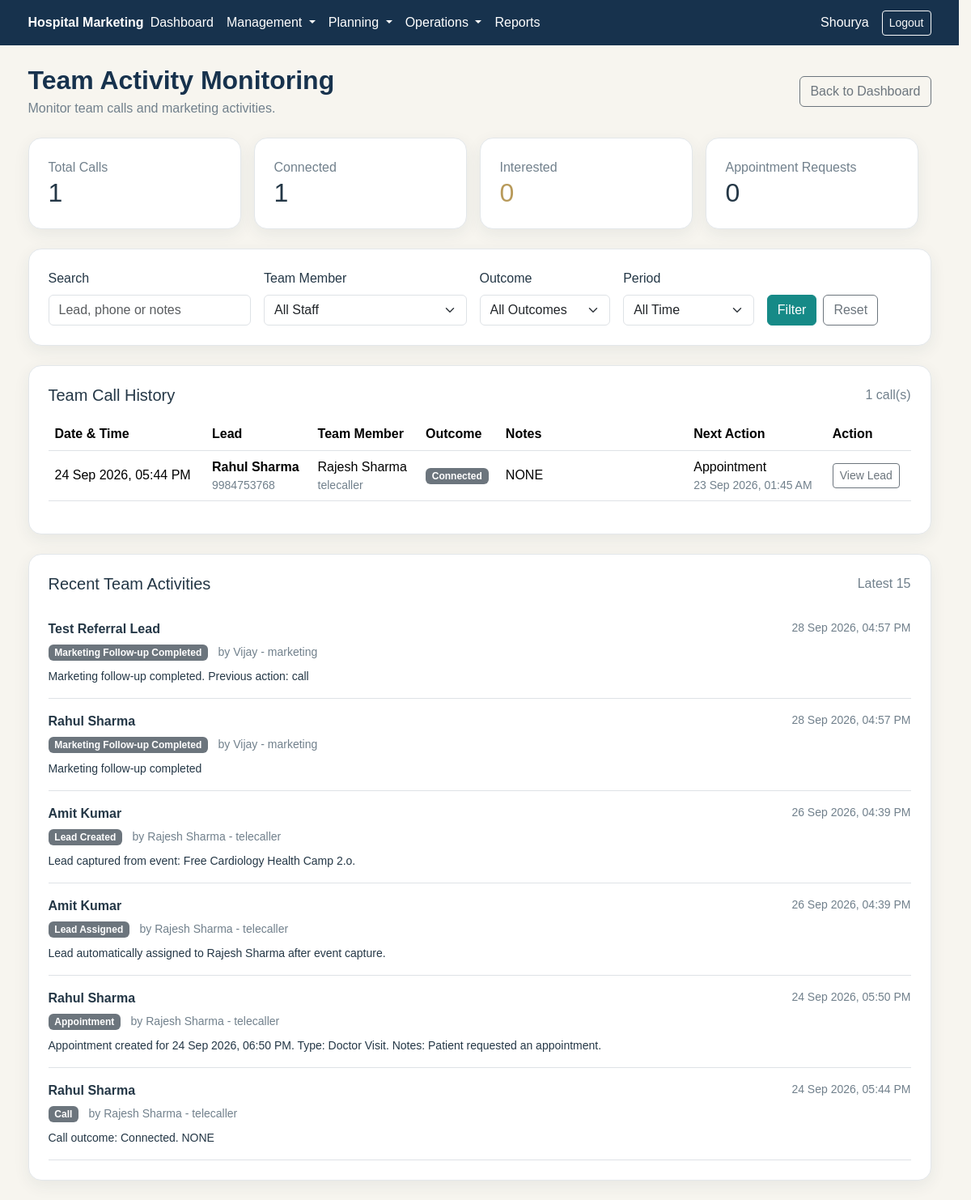
The app's page /manager/activities/index.php (signed in) with its own data.
### tables this page shows
CREATE TABLE `lead_calls` (
  `id` int(10) UNSIGNED NOT NULL,
  `lead_id` int(10) UNSIGNED NOT NULL,
  `user_id` int(10) UNSIGNED NOT NULL,
  `call_outcome` enum('Connected','Not Connected','Call Back','Interested','Not Interested','Appointment Requested') NOT NULL,
  `Call_notes` text DEFAULT NULL,
  `next_action_type` varchar(100) DEFAULT NULL,
  `next_action_at` datetime DEFAULT NULL,
  `call_at` datetime NOT NULL DEFAULT current_timestamp(),
  `created_at` timestamp NOT NULL DEFAULT current_timestamp()
);

CREATE TABLE `leads` (
  `id` int(10) UNSIGNED NOT NULL,
  `name` varchar(150) NOT NULL,
  `phone` varchar(30) NOT NULL,
  `email` varchar(190) DEFAULT NULL,
  `service_interest` varchar(200) DEFAULT NULL,
  `source_id` int(10) UNSIGNED DEFAULT NULL,
  `campaign_id` int(10) UNSIGNED DEFAULT NULL,
  `referral_id` int(10) UNSIGNED DEFAULT NULL,
  `status` varchar(50) NOT NULL DEFAULT 'NEW',
  `priority` enum('Low','Medium','High') NOT NULL DEFAULT 'Medium',
  `assigned_to` int(10) UNSIGNED DEFAULT NULL,
  `next_action_type` varchar(100) DEFAULT NULL,
  `next_action_at` datetime DEFAULT NULL,
  `notes` text DEFAULT NULL,
  `created_by` int(10) UNSIGNED NOT NULL,
  `created_at` timestamp NOT NULL DEFAULT current_timestamp(),
  `updated_at` timestamp NOT NULL DEFAULT current_timestamp() ON UPDATE current_timestamp()
);

CREATE TABLE `users` (
  `id` int(10) UNSIGNED NOT NULL,
  `name` varchar(120) NOT NULL,
  `email` varchar(190) NOT NULL,
  `password` varchar(255) NOT NULL,
  `role_id` int(10) UNSIGNED NOT NULL,
  `status` enum('active','inactive') NOT NULL DEFAULT 'active',
  `created_at` timestamp NOT NULL DEFAULT current_timestamp(),
  `updated_at` timestamp NOT NULL DEFAULT current_timestamp() ON UPDATE current_timestamp()
);

CREATE TABLE `roles` (
  `id` int(10) UNSIGNED NOT NULL,
  `name` varchar(50) NOT NULL,
  `display_name` varchar(100) NOT NULL,
  `created_at` timestamp NOT NULL DEFAULT current_timestamp()
);

CREATE TABLE `lead_activities` (
  `id` int(10) UNSIGNED NOT NULL,
  `lead_id` int(10) UNSIGNED NOT NULL,
  `user_id` int(10) UNSIGNED NOT NULL,
  `activity_type` varchar(100) NOT NULL,
  `description` text DEFAULT NULL,
  `activity_at` datetime NOT NULL DEFAULT current_timestamp(),
  `created_at` timestamp NOT NULL DEFAULT current_timestamp()
);

### manager/activities/index.php (the view, shortened to what the rows shown need)
<?php
require_once __DIR__ . '/../../includes/role_check.php';
$summary_where = "";
$summary_params = [];
$stmt = $pdo->prepare("
    SELECT
        COUNT(*) AS total_calls,
        SUM(call_outcome = 'Connected')
            AS connected_calls,
        SUM(call_outcome = 'Interested')
            AS interested_calls,
        SUM(call_outcome = 'Appointment Requested')
            AS appointment_requests
    FROM lead_calls
    $summary_where
");
$stmt->execute($summary_params);
$summary = $stmt->fetch();
$total_calls =
    (int) ($summary['total_calls'] ?? 0);
$connected_calls =
    (int) ($summary['connected_calls'] ?? 0);
$interested_calls =
    (int) ($summary['interested_calls'] ?? 0);
$appointment_requests =
    (int) ($summary['appointment_requests'] ?? 0);
$sql = "
    SELECT
        lc.id,
        lc.call_outcome,
        lc.call_notes,
        lc.next_action_type,
        lc.next_action_at,
        lc.call_at,
        l.id AS lead_id,
        l.name AS lead_name,
        l.phone AS lead_phone,
        l.service_interest,
        l.status,
        u.name AS staff_name,
        r.name AS staff_role
    FROM lead_calls lc
    INNER JOIN leads l
        ON lc.lead_id = l.id
    INNER JOIN users u
        ON lc.user_id = u.id
    INNER JOIN roles r
        ON u.role_id = r.id
    WHERE r.name IN ('telecaller', 'marketing')
";
$params = [];
$sql .= "
    ORDER BY lc.call_at DESC
";
$stmt = $pdo->prepare($sql);
$stmt->execute($params);
$calls = $stmt->fetchAll();
$stmt = $pdo->query("
    SELECT
        la.id,
        la.activity_type,
        la.description,
        la.activity_at,
        l.id AS lead_id,
        l.name AS lead_name,
        u.name AS user_name,
        r.name AS role_name
    FROM lead_activities la
    INNER JOIN leads l
        ON la.lead_id = l.id
    INNER JOIN users u
        ON la.user_id = u.id
    INNER JOIN roles r
        ON u.role_id = r.id
    WHERE r.name IN ('telecaller', 'marketing')
    ORDER BY la.activity_at DESC
    LIMIT 15
");
$activities = $stmt->fetchAll();
require_once __DIR__ . '/../../includes/header.php';
?>
<div class="container py-4">
    <div class="d-flex justify-content-between align-items-center mb-4">
        <div>
            <h2 class="hm-page-title mb-1">
                Team Activity Monitoring
            </h2>
        </div>
    </div>
    <div class="row g-3 mb-4">
        <div class="col-md-3">
            <div class="hm-card p-4 h-100">
                <h2 class="mb-0">
                    <?php echo $total_calls; ?>
                </h2>
            </div>
        </div>
        <div class="col-md-3">
            <div class="hm-card p-4 h-100">
                <h2 class="mb-0">
                    <?php echo $connected_calls; ?>
                </h2>
            </div>
        </div>
        <div class="col-md-3">
            <div class="hm-card p-4 h-100">
                <h2 class="mb-0 hm-gold">
                    <?php echo $interested_calls; ?>
                </h2>
            </div>
        </div>
        <div class="col-md-3">
            <div class="hm-card p-4 h-100">
                <h2 class="mb-0">
                    <?php echo $appointment_requests; ?>
                </h2>
            </div>
        </div>
    </div>
    <div class="hm-card p-4 mb-4">
        <?php if (empty($calls)): ?>
            <div class="alert alert-light mb-0">
                No calls found for the selected filters.
            </div>
        <?php else: ?>
            <div class="table-responsive">
                <table class="table align-middle">
                    <thead>
                        <tr>
                            <th>
                                Date & Time
                            </th>
                            <th>
                                Lead
                            </th>
                            <th>
                                Team Member
                            </th>
                            <th>
                                Outcome
                            </th>
                            <th>
                                Notes
                            </th>
                            <th>
                                Next Action
                            </th>
                            <th>
                                Action
                            </th>
                        </tr>
                    </thead>
                    <tbody>
                        <?php foreach ($calls as $call): ?>
                            <tr>
                                <td>
                                    <?php
                                    echo date(
                                        'd M Y, h:i A',
                                        strtotime(
                                            $call['call_at']
                                        )
                                    );
                                    ?>
                                </td>
                                <td>
                                    <strong>
                                        <?php
                                        echo htmlspecialchars(
                                            $call['lead_name']
                                        );
                                        ?>
                                    </strong>
                                    <small class="d-block hm-muted">
                                        <?php
                                        echo htmlspecialchars(
                                            $call['lead_phone']
                                        );
                                        ?>
                                    </small>
                                </td>
                                <td>
                                    <?php
                                    echo htmlspecialchars(
                                        $call['staff_name']
                                    );
                                    ?>
                                    <small class="d-block hm-muted">
                                        <?php
                                        echo htmlspecialchars(
                                            $call['staff_role']
                                        );
                                        ?>
                                    </small>
                                </td>
                                <td>
                                    <?php
                                    $outcome_class = 'bg-secondary';
                                    ?>
                                    <span
                                        class="badge <?php echo $outcome_class; ?>"
                                    >
                                        <?php
                                        echo htmlspecialchars(
                                            $call['call_outcome']
                                        );
                                        ?>
                                    </span>
                                </td>
                                <td style="min-width: 220px;">
                                    <?php
                                    echo htmlspecialchars(
                                        $call['call_notes']
                                    );
                                    ?>
                                </td>
                                <td>
                                    <?php
                                    echo htmlspecialchars(
                                        $call['next_action_type']
                                        ?: 'None'
                                    );
                                    ?>
                                    <?php if (!empty($call['next_action_at'])): ?>
                                        <small class="d-block hm-muted">
                                            <?php
                                            echo date(
                                                'd M Y, h:i A',
                                                strtotime(
                                                    $call['next_action_at']
                                                )
                                            );
                                            ?>
                                        </small>
                                    <?php endif; ?>
                                </td>
                                <td>
                                    <a
                                        href="<?php echo BASE_URL; ?>/leads/view.php?id=<?php echo (int) $call['lead_id']; ?>"
                                        class="btn btn-sm btn-outline-secondary"
                                    >
                                        View Lead
                                    </a>
                                </td>
                            </tr>
                        <?php endforeach; ?>
                    </tbody>
                </table>
            </div>
        <?php endif; ?>
    </div>
    <div class="hm-card p-4">
        <?php if (empty($activities)): ?>
            <div class="alert alert-light mb-0">
                No team activities found.
            </div>
        <?php else: ?>
            <?php foreach ($activities as $activity): ?>
                <div class="border-bottom py-3">
                    <div class="d-flex justify-content-between">
                        <strong>
                            <?php
                            echo htmlspecialchars(
                                $activity['lead_name']
                            );
                            ?>
                        </strong>
                        <span class="small hm-muted">
                            <?php
                            echo date(
                                'd M Y, h:i A',
                                strtotime(
                                    $activity['activity_at']
                                )
                            );
                            ?>
                        </span>
                    </div>
                    <div class="mt-1">
                        <span class="badge bg-secondary">
                            <?php
                            echo htmlspecialchars(
                                $activity['activity_type']
                            );
                            ?>
                        </span>
                        <span class="small hm-muted ms-2">
                            by
                            <?php
                            echo htmlspecialchars(
                                $activity['user_name']
                            );
                            ?>
                            -
                            <?php
                            echo htmlspecialchars(
                                $activity['role_name']
                            );
                            ?>
                        </span>
                    </div>
                    <div class="small mt-2">
                        <?php
                        echo htmlspecialchars(
                            $activity['description']
                        );
                        ?>
                    </div>
                </div>
            <?php endforeach; ?>
        <?php endif; ?>
    </div>
</div>
<?php
require_once __DIR__ . '/../../includes/footer.php';
?>

### records on screen
lead_calls: call_at "24 Sep 2026, 05:44 PM", lead.name "Rahul Sharma", lead.phone "9984753768", user.name "Rajesh Sharma", roles.name "telecaller", call_outcome "Connected", Call_notes "NONE", next_action_type "Appointment", next_action_at "23 Sep 2026, 01:45 AM"
lead_activities: lead.name "Test Referral Lead", activity_at "28 Sep 2026, 04:57 PM", activity_type "Marketing Follow-up Completed", user.name "Vijay", roles.name "marketing", description "Marketing follow-up completed. Previous action: call"
lead_activities: lead.name "Rahul Sharma", activity_at "28 Sep 2026, 04:57 PM", activity_type "Marketing Follow-up Completed", user.name "Vijay", roles.name "marketing", description "Marketing follow-up completed"
lead_activities: lead.name "Amit Kumar", activity_at "26 Sep 2026, 04:39 PM", activity_type "Lead Created", user.name "Rajesh Sharma", roles.name "telecaller", description "Lead captured from event: Free Cardiology Health Camp 2.o."
lead_activities: lead.name "Amit Kumar", activity_at "26 Sep 2026, 04:39 PM", activity_type "Lead Assigned", user.name "Rajesh Sharma", roles.name "telecaller", description "Lead automatically assigned to Rajesh Sharma after event capture."
lead_activities: lead.name "Rahul Sharma", activity_at "24 Sep 2026, 05:50 PM", activity_type "Appointment", user.name "Rajesh Sharma", roles.name "telecaller", description "Appointment created for 24 Sep 2026, 06:50 PM. Type: Doctor Visit. Notes: Patient requested an appointment."
lead_activities: lead.name "Rahul Sharma", activity_at "24 Sep 2026, 05:44 PM", activity_type "Call", user.name "Rajesh Sharma", roles.name "telecaller", description "Call outcome: Connected. NONE"

### other values on screen
$user['name'] "Shourya"
$total_calls "1"
$connected_calls "1"
$interested_calls "0"
$appointment_requests "0"
count($calls) "1"
